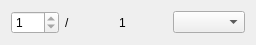
<?xml version="1.0" encoding="UTF-8"?>
<ui version="4.0">
 <class>PaginationWidget</class>
 <widget class="QWidget" name="PaginationWidget">
  <property name="geometry">
   <rect>
    <x>0</x>
    <y>0</y>
    <width>256</width>
    <height>44</height>
   </rect>
  </property>
  <property name="windowTitle">
   <string>Form</string>
  </property>
  <layout class="QHBoxLayout" name="horizontalLayout">
   <item>
    <widget class="QSpinBox" name="spinPage">
     <property name="minimum">
      <number>1</number>
     </property>
     <property name="maximum">
      <number>1</number>
     </property>
    </widget>
   </item>
   <item>
    <widget class="QLabel" name="label">
     <property name="text">
      <string>/</string>
     </property>
    </widget>
   </item>
   <item>
    <widget class="QLabel" name="labelMax">
     <property name="text">
      <string>1</string>
     </property>
    </widget>
   </item>
   <item>
    <widget class="QComboBox" name="comboPerPage"/>
   </item>
  </layout>
 </widget>
 <resources/>
 <connections/>
</ui>
